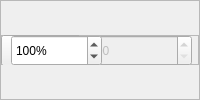
       <widget class="QFrame" name="frame_11">
        <property name="frameShape">
         <enum>QFrame::StyledPanel</enum>
        </property>
        <property name="frameShadow">
         <enum>QFrame::Raised</enum>
        </property>
        <layout class="QHBoxLayout" name="horizontalLayout">
         <property name="leftMargin">
          <number>0</number>
         </property>
         <property name="topMargin">
          <number>0</number>
         </property>
         <property name="rightMargin">
          <number>0</number>
         </property>
         <property name="bottomMargin">
          <number>0</number>
         </property>
         <item>
          <widget class="QFrame" name="frame_5">
           <property name="sizePolicy">
            <sizepolicy hsizetype="Expanding" vsizetype="Fixed">
             <horstretch>0</horstretch>
             <verstretch>0</verstretch>
            </sizepolicy>
           </property>
           <property name="minimumSize">
            <size>
             <width>0</width>
             <height>30</height>
            </size>
           </property>
           <property name="frameShape">
            <enum>QFrame::StyledPanel</enum>
           </property>
           <property name="frameShadow">
            <enum>QFrame::Raised</enum>
           </property>
           <widget class="QDoubleSpinBox" name="doubleSpinBox">
            <property name="enabled">
             <bool>false</bool>
            </property>
            <property name="geometry">
             <rect>
              <x>80</x>
              <y>0</y>
              <width>111</width>
              <height>31</height>
             </rect>
            </property>
            <property name="singleStep">
             <double>0.100000000000000</double>
            </property>
           </widget>
           <widget class="QComboBox" name="comboBox_3_views">
            <property name="geometry">
             <rect>
              <x>0</x>
              <y>0</y>
              <width>81</width>
              <height>31</height>
             </rect>
            </property>
           </widget>
           <widget class="QSpinBox" name="spinBox">
            <property name="geometry">
             <rect>
              <x>10</x>
              <y>0</y>
              <width>91</width>
              <height>31</height>
             </rect>
            </property>
            <property name="toolTip">
             <string>View zoom</string>
            </property>
            <property name="suffix">
             <string>%</string>
            </property>
            <property name="maximum">
             <number>500</number>
            </property>
            <property name="singleStep">
             <number>10</number>
            </property>
            <property name="value">
             <number>100</number>
            </property>
           </widget>
          </widget>
         </item>
        </layout>
       </widget>
